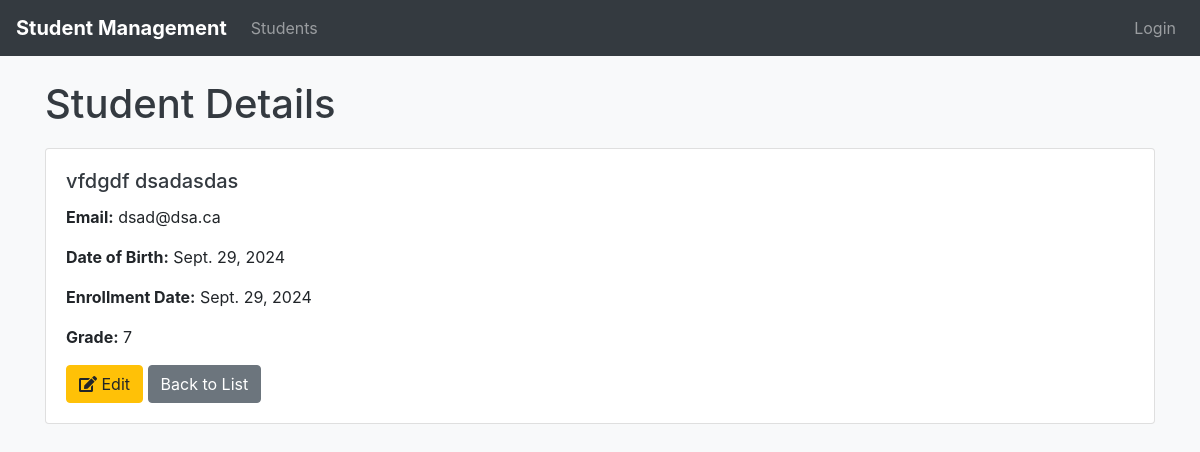
The page /student/2/ on the database its author committed.
### students/models.py (models this page shows)
class Student(models.Model):
    first_name = models.CharField(max_length=50)
    last_name = models.CharField(max_length=50)
    email = models.EmailField(unique=True)
    date_of_birth = models.DateField()
    enrollment_date = models.DateField()
    grade = models.IntegerField()

### students/views.py (the view)
# urls.py: path('student/<int:pk>/', views.student_detail, name='student_detail'),
def student_detail(request, pk):
    student = get_object_or_404(Student, pk=pk)
    return render(request, 'students/student_detail.html', {'student': student})

### students/templates/students/student_detail.html (shortened to what this page needs)
{% extends 'base.html' %}
{% block content %}
<h1>Student Details</h1>
<div class="card">
    <div class="card-body">
        <h5 class="card-title">{{ student.first_name }} {{ student.last_name }}</h5>
        <p class="card-text"><strong>Email:</strong> {{ student.email }}</p>
        <p class="card-text"><strong>Date of Birth:</strong> {{ student.date_of_birth }}</p>
        <p class="card-text"><strong>Enrollment Date:</strong> {{ student.enrollment_date }}</p>
        <p class="card-text"><strong>Grade:</strong> {{ student.grade }}</p>
        <a href="{% url 'student_edit' student.pk %}" class="btn btn-warning">
            <i class="fas fa-edit"></i> Edit
        </a>
        <a href="{% url 'student_list' %}" class="btn btn-secondary">Back to List</a>
    </div>
</div>
{% endblock %}

### static/css/styles.css (style rules this page uses)
body { background-color: #f8f9fa; }
h1, h2, h3, h4, h5 { color: #343a40; }
.card { margin-top: 20px; }

### rows shown on the page
Student: first_name "vfdgdf", last_name "dsadasdas", email "dsad@dsa.ca", date_of_birth "Sept. 29, 2024", enrollment_date "Sept. 29, 2024", grade "7"
